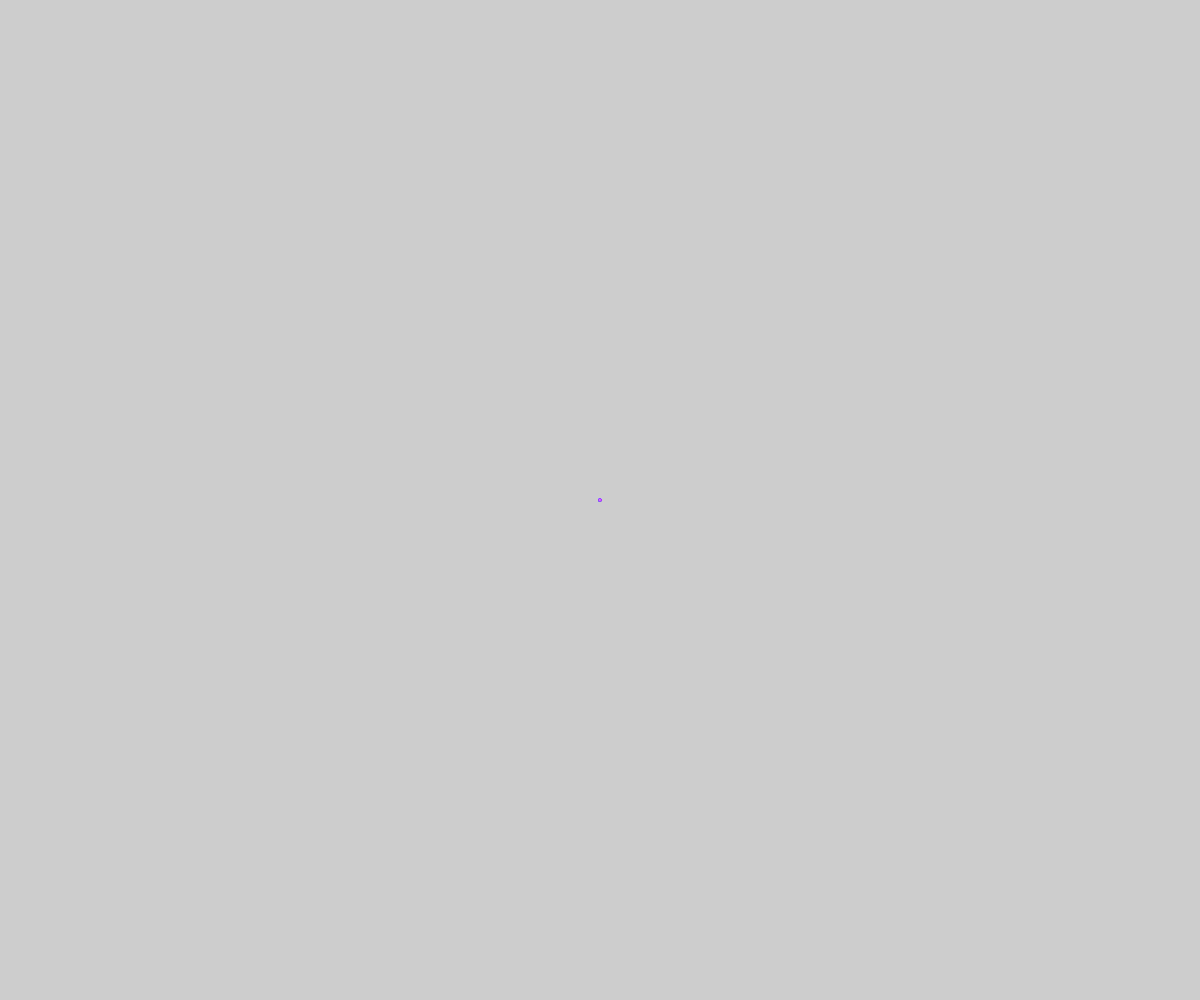
Frame 1 (no input)
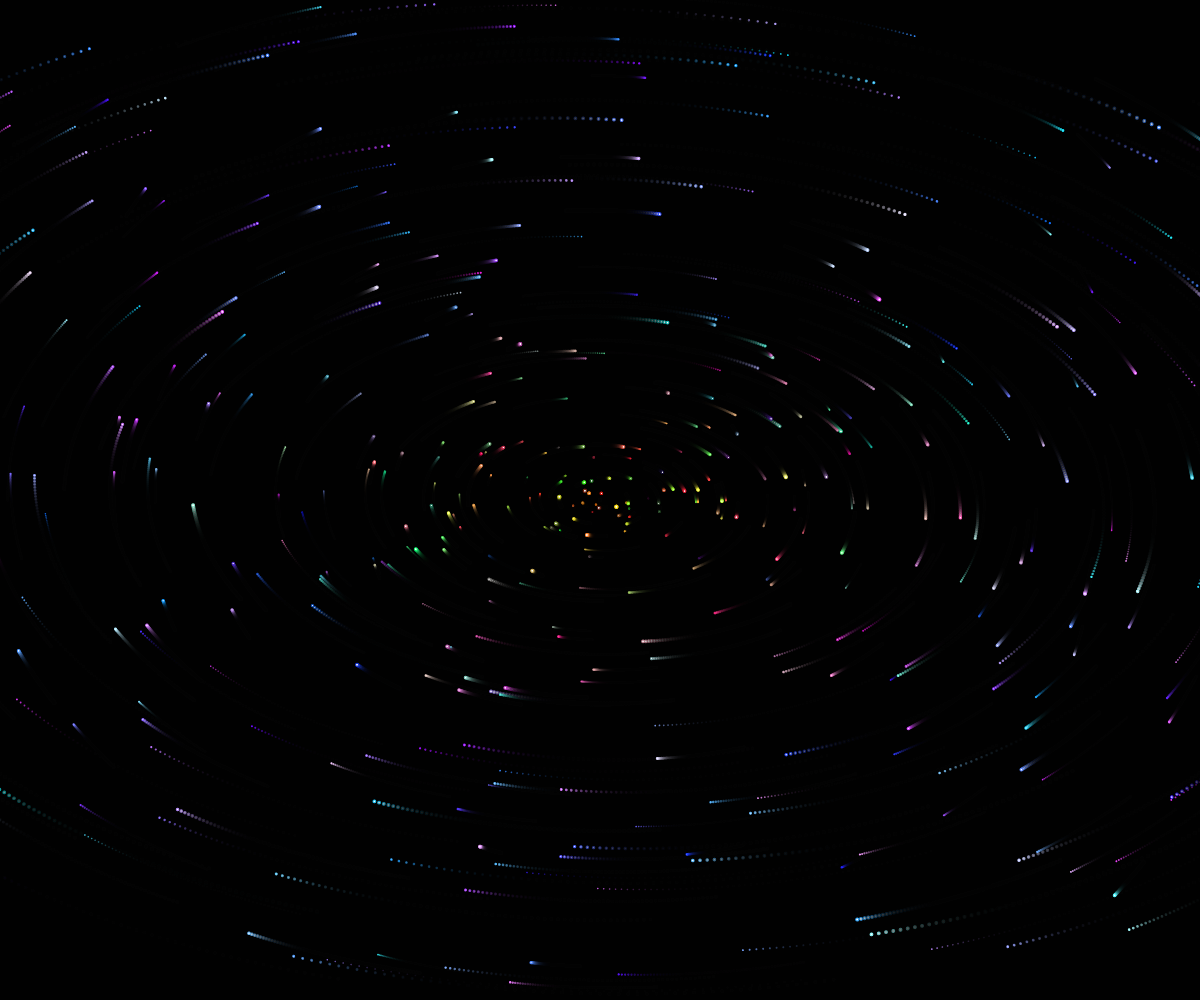
Frame 60 (no input)
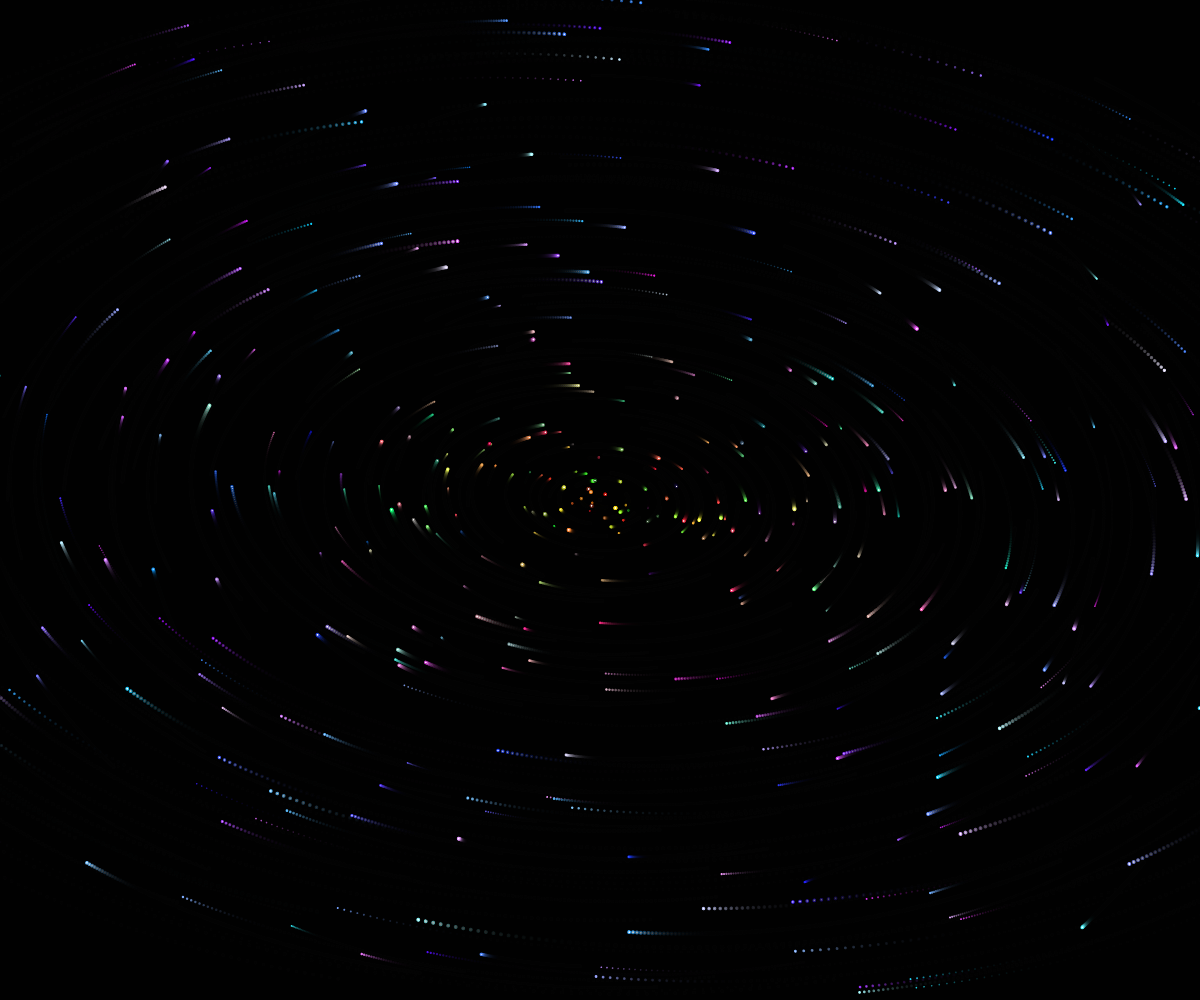
Frame 120 (the mouse pressed at the canvas centre since frame 60)

The p5.js sketch that drew these frames (run headless with seeded random() and noise() and a simulated clock; from frame 60 on, the mouse is pressed at the canvas centre):

// p5.js sketch
// ── sketch.js
var balls = [];
let ballsCount = 500;
let baseEllipseHeight = 5;
let baseEliipiseWidth = 10;
let frameAngle = 0;
function windowResized() {
  resizeCanvas(windowWidth, windowHeight);
}

function setup() {
  canvas=createCanvas(windowWidth,windowHeight);
  canvas.position(0, 0);
  for (let i = 0; i < ballsCount; i++) {
    balls[i] = new Ball();
    // balls[i].a = random(-width / 2 + 100, width / 2 + 100);
    // balls[i].b = random(-height / 2 + 100, height / 2 + 100);
    balls[i].a = baseEliipiseWidth + random(0, 1);
    balls[i].b = baseEllipseHeight + random(0, 1);
    baseEliipiseWidth = baseEliipiseWidth + 2;
    baseEllipseHeight = baseEllipseHeight + 1;
    balls[i].angle = random(0, 365) + random(0, 5);
    console.log(i);
  }
}

function draw() {
  //   syllable_2_3 = background(
  //     105 * abs(cos(frameCount / 50)),
  //     165 * abs(cos(frameCount / 50)),
  //     195 * abs(cos(frameCount / 50)),
  //     50
  //   );
  background(0, 0, 0, 50);
  frameRate(60);

  //   background(0, 0, 0, 50);
  translate(width / 2, height / 2);
  //   translate(p5.Vector.fromAngle(millis() / 1000, 40));
  rotate(frameAngle);
  frameAngle = frameAngle + 0.001;
  for (let i = 0; i < ballsCount; i++) {
    balls[i].show();
    balls[i].move();
  }
}

function Ball() {
  this.ballDiameter = 10;
  this.x = 0;
  this.y = 0;
  this.a;
  this.b;
  this.angle = 0;
  this.angleSpeed = random(0, 0.01);
  this.ballRadius = random(0.5, 3);
  this.r = random(1, 255);
  this.g = random(1, 255);
  this.b = random(1, 255);
  this.ballDiameter = 10;
  this.show = function () {
    stroke(this.r, this.g, this.b);
    strokeWeight(1);
    // console.log(this.x, this.y);
    ellipse(this.x, this.y, this.ballRadius);
  };

  this.move = function () {
    this.x = this.a * cos(this.angle);
    this.y = this.b * sin(this.angle);
    this.angle = this.angle + this.angleSpeed;
  };

  this.increaseBallDiameter = function () {
    this.ballDiameter++;
  };
}
